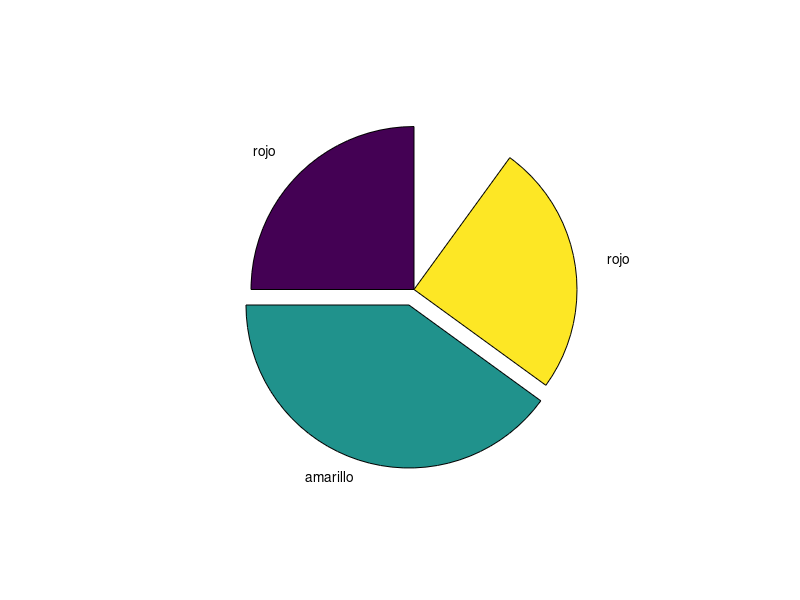

Write MATLAB code to recreate this figure. (Note: this script raises an error after producing the figure.)
% test 10
%
%
clear



h=pie([.25 .4 .25],[0 1 0],{'rojo','amarillo','rojo'})

h(1).FaceColor='r';
h(3).FaceColor='y';
h(5).FaceColor='r';

h(2).FontSize=16;
h(4).FontSize=16;
h(6).FontSize=16;

h(2).FontName='Courier New';
h(4).FontName='Courier New';
h(6).FontName='Courier New';
